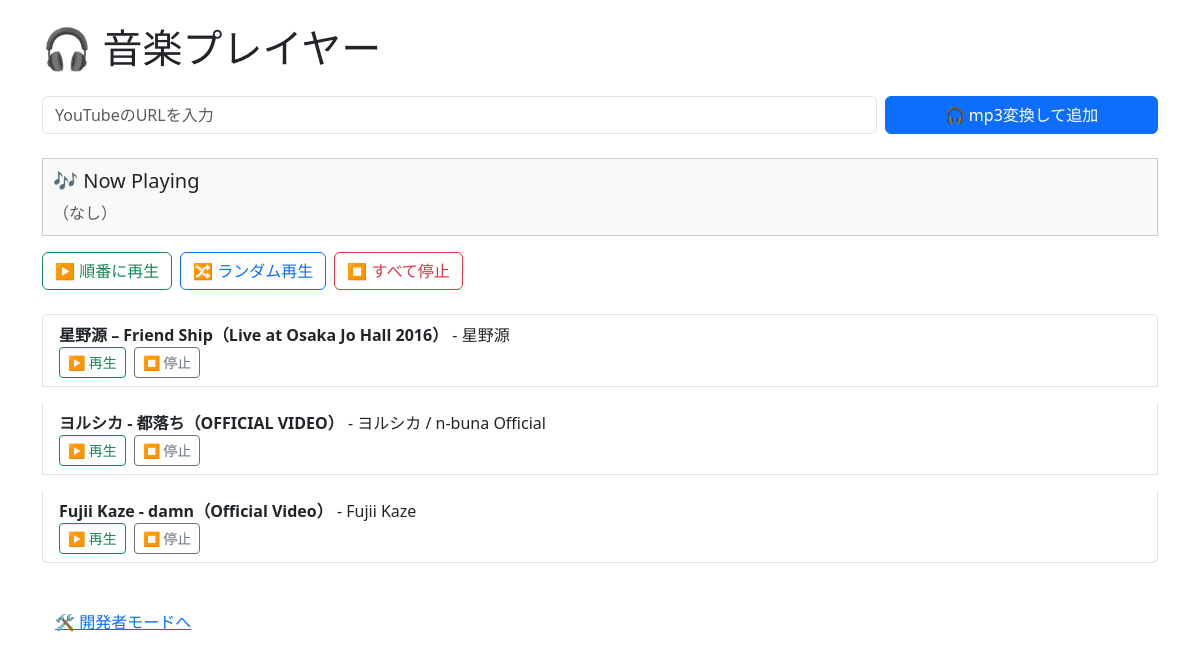
Before: / with the older database file.
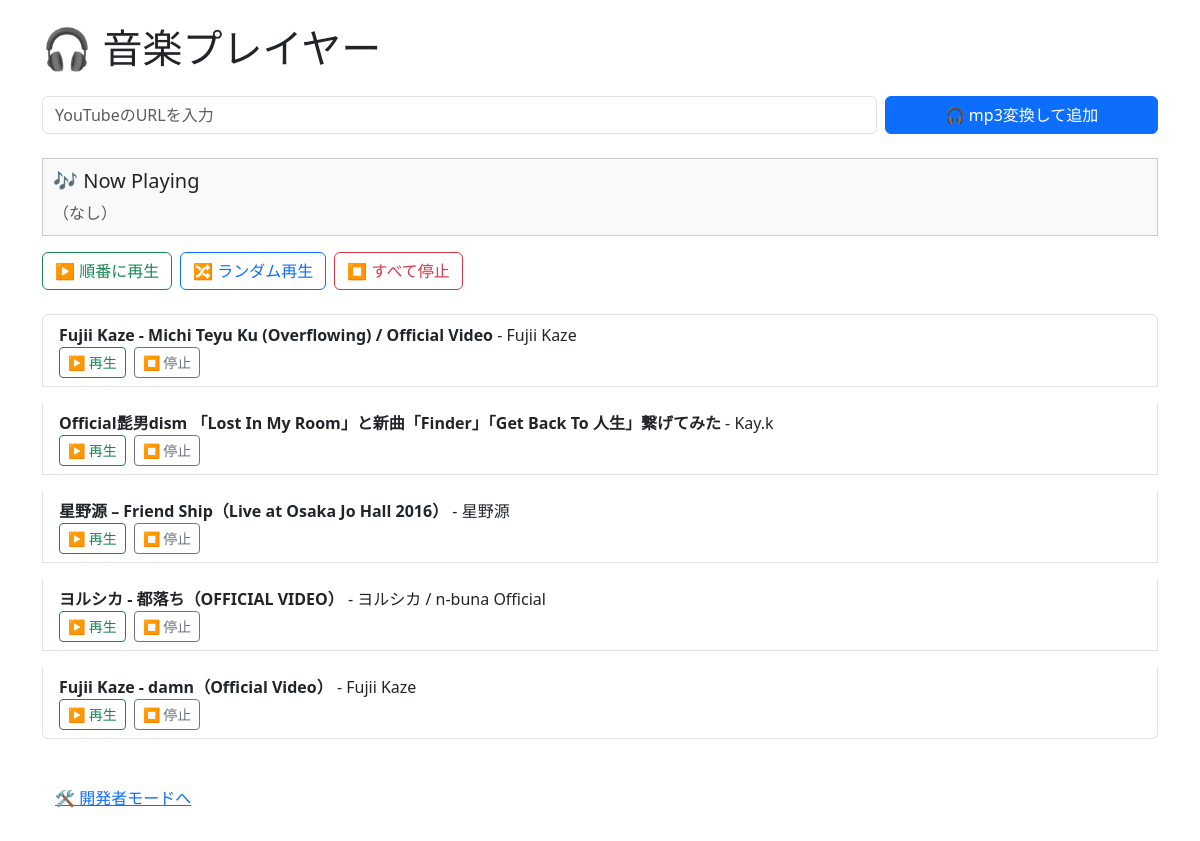
After: the same page with the newer database file.
### tables this page shows
CREATE TABLE music (
        id INTEGER PRIMARY KEY AUTOINCREMENT,
        filepath TEXT NOT NULL,
        title TEXT,
        artist TEXT,
        duration REAL,
        filesize INTEGER,
        created_at TEXT,
        source_url TEXT,
        tags TEXT,
        genre_ai TEXT
    );

### app.py (the view, shortened to what this page needs)
@app.route("/", methods=["GET", "POST"])
def index():
    conn = sqlite3.connect(DB_PATH)
    cursor = conn.cursor()
    cursor.execute("SELECT id, filepath, title, artist FROM music ORDER BY created_at DESC")
    songs = cursor.fetchall()
    conn.close()
    return render_template("index.html", songs=songs)

### templates/index.html (shortened to what this page needs)
<!DOCTYPE html>
<html lang="ja">
<head>
  <link href="https://cdn.jsdelivr.net/npm/bootstrap@5.3.3/dist/css/bootstrap.min.css" rel="stylesheet">
</head>
<body class="container py-4">
  <h1 class="mb-4">🎧 音楽プレイヤー</h1>
  <form method="post" class="mb-4 row g-2">
    <div class="col-md-9 col-sm-12">
      <input type="text" name="url" class="form-control" placeholder="YouTubeのURLを入力" required>
    </div>
    <div class="col-md-3 col-sm-12">
      <button type="submit" class="btn btn-primary w-100">🎧 mp3変換して追加</button>
    </div>
  </form>
  <div id="now-playing" class="mb-3">
    <h5>🎶 Now Playing</h5>
    <p id="now-title" class="mb-0 text-muted">（なし）</p>
  </div>
  <div class="mb-4 d-flex flex-wrap gap-2">
    <button onclick="playSequential()" class="btn btn-outline-success">▶️ 順番に再生</button>
    <button onclick="playShuffle()" class="btn btn-outline-primary">🔀 ランダム再生</button>
    <button onclick="stopAll()" class="btn btn-outline-danger">⏹ すべて停止</button>
  </div>
  {% if songs %}
    <div class="list-group">
      {% for song in songs %}
        <div class="list-group-item mb-3">
          <strong>{{ song[2] }}</strong> - {{ song[3] }}<br>
          <div class="d-flex gap-2">
            <button onclick="playOnly({{ loop.index }})" class="btn btn-sm btn-outline-success">▶️ 再生</button>
            <button onclick="document.getElementById('audio{{ loop.index }}').pause()" class="btn btn-sm btn-outline-secondary">⏹ 停止</button>
          </div>
        </div>
      {% endfor %}
    </div>
  {% else %}
    <p>🎶 まだ音楽がありません。上のフォームから追加してみましょう。</p>
  {% endif %}
  <div class="mt-4">
    <a href="{{ url_for('debug_db') }}" class="btn btn-link">🛠 開発者モードへ</a>
  </div>
</body>
</html>

### templates/index.html (style rules this page uses)
#now-playing { border: 1px solid #ccc; padding: 10px; margin-top: 20px; margin-bottom: 20px; background-color: #f9f9f9; }

Changed rows visible on the page:
added music: title "Fujii Kaze - Michi Teyu Ku (Overflowing) / Official Video", artist "Fujii Kaze"
added music: title "Official髭男dism 「Lost In My Room」と新曲「Finder」「Get Back To 人生」繋げてみた", artist "Kay.k"
